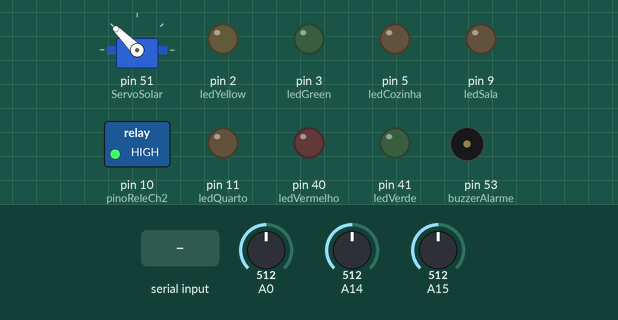
This sketch was run on a simulated Arduino Mega 2560, built with avr-gcc and run on an emulated ATmega2560. On the bench: servo, switched loads named in the sketch (green lamp = pin HIGH), output pins drawn as LEDs (lit = HIGH), buzzer (waves = sounding, pin HIGH). The inputs (shaded band) are chosen by the test bench; at power-on: A0 = 512, A14 = 512, A15 = 512. Pins used as bus, display or sensor lines are not drawn.

Above: at 1.2 s.
1.3 s: A0 set to 643
3.2 s: A0 set to 657
At 4.6 s:
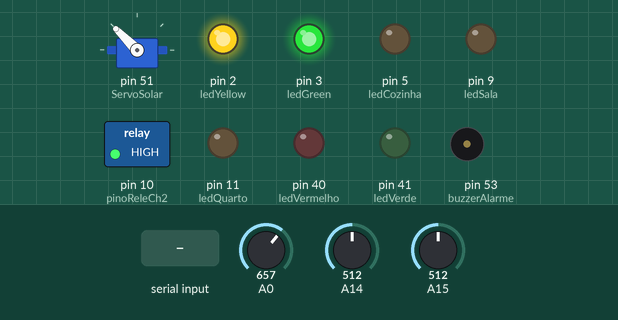
5.5 s: A14 set to 209
7.2 s: A14 set to 190
At 8.9 s:
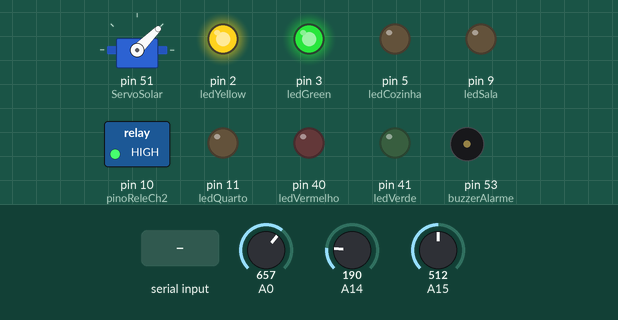
9.5 s: "1" received over Serial
At 10.5 s:
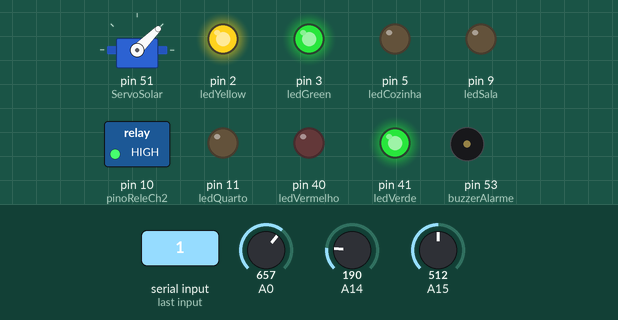
11.5 s: "2" received over Serial
At 13.2 s:
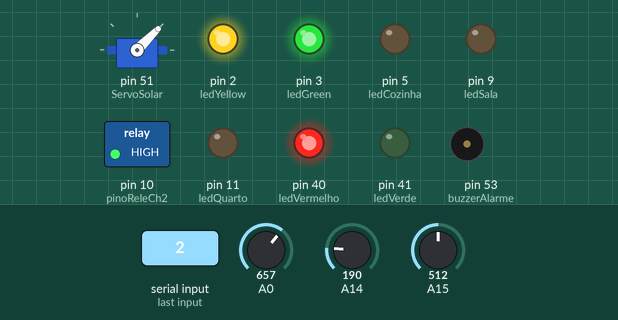
Timing chart, 0 to 14.5 s (numbered marks = the images above; inputs shaded):
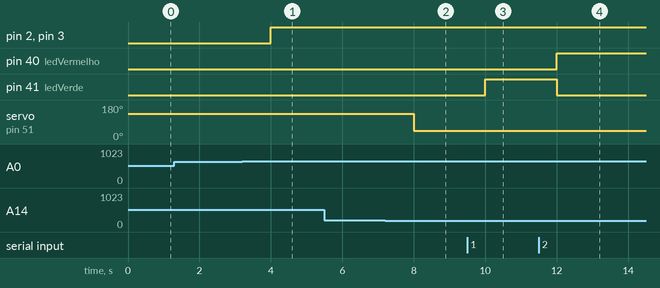

The sketch:

arduino.ino
```cpp
#include <Servo.h>

//RECONHECIMENTO
int ledVerde=41;
int ledVermelho=40;

//SALA
int ledSala=9;

//ACADEMIA
const int pinoReleCh2 = 10;

//COZINHA
int ledCozinha=5;

// ALARME
int buzzerAlarme = 53;

//ENERGIA
float ldrEsq = A14;
float ldrDir = A15;
Servo ServoSolar;

//QUARTO
int ledQuarto = 11;

//PISCINA
int ledRed = 1;
int ledYellow = 2;
int ledGreen = 3;

void setup() {
  //RECONHECIMENTO
  pinMode (ledVermelho, OUTPUT);
  pinMode (ledVerde, OUTPUT);

  //SALA
  pinMode (ledSala, OUTPUT);

  //Academia
  pinMode(pinoReleCh2, OUTPUT); //DEFINE O PINO COMO SAÍDA
  digitalWrite(pinoReleCh2, HIGH); //MÓDULO RELÉ INICIA DESLIGADO

  //COZINHA
  pinMode (ledCozinha, OUTPUT);
  digitalWrite(ledCozinha, LOW);

  //ALARME
  pinMode(buzzerAlarme, OUTPUT);

  //ENERGIA
  ServoSolar.attach(51);
  pinMode(A14, INPUT);
  pinMode(A15, INPUT);
  ServoSolar.write(90);

  //QUARTO
  pinMode(ledQuarto, OUTPUT);

  //PISCINA
  pinMode (ledRed, OUTPUT);
  pinMode (ledYellow, OUTPUT);
  pinMode (ledGreen, OUTPUT);

  Serial.begin(9600);
}

void loop() {
    char command = Serial.read();
      switch (command) {
        case '1':
          digitalWrite(ledVerde, HIGH);
          digitalWrite(ledVermelho, LOW);
          break;
        case '2':
          digitalWrite(ledVerde, LOW);
          digitalWrite(ledVermelho, HIGH);
          break;
        case '3':
          digitalWrite(ledSala, HIGH);
          break;
        case '4':
          digitalWrite(ledSala, LOW);
          break;
        case '5'://ligar ventilador
            digitalWrite(pinoReleCh2, LOW);
            break;
        case '6'://desligar ventilador
            digitalWrite(pinoReleCh2, HIGH);
            break;
        case '7':
          digitalWrite(ledCozinha, HIGH);
          break;
        case '8':
          digitalWrite(ledCozinha, LOW);
          break;
        case '9' :
          for(int tom=600; tom<1200 ; tom ++){
            delay(5);
            tone(buzzerAlarme, tom);
          }
          for(int tom=1200; tom>600 ; tom --){
            delay(5);
            tone(buzzerAlarme, tom);
          }
          break;
        case 'C':
          digitalWrite(ledQuarto, HIGH);
          break;

        case 'D':
          digitalWrite(ledQuarto, LOW);
          break;

        case '0':
          noTone(buzzerAlarme);
          break;
        default:
          printf("opcao inválido");
          break;
      }

      //PISCINA SEMPRE ATIVA
      int value = analogRead(A0);
      if (value > 650){
        digitalWrite(ledGreen, HIGH);
        digitalWrite(ledYellow, HIGH);
        digitalWrite(ledRed, HIGH);

      }
      if ((value >= 400 && value <= 500)) {
        digitalWrite(ledGreen, LOW);
        digitalWrite(ledYellow, HIGH);
        digitalWrite(ledRed, HIGH);

      }
      if (value < 300){
        digitalWrite(ledGreen, LOW);
        digitalWrite(ledYellow, LOW);
        digitalWrite(ledRed, HIGH);
      }

      // ENERGIA SOLAR SEMPRE ATIVA
      ldrEsq = analogRead(A14);
      ldrDir = analogRead(A15);
      if(ldrEsq >= 200){
          ServoSolar.write(135);
          delay(1000);
      }
      else if(ldrDir >= 200){
          ServoSolar.write(45);
          delay(1000);
      }
}
```

Measured:
- the behaviour switches between 650 and 651 on A0 (found by bisection; images 0 and 1)
- the behaviour switches between 200 and 199 on A14 (found by bisection; images 1 and 2)
- after the input at 1.3 s, every drawn part: stays the same
- after the input at 3.2 s, pin 2 (ledYellow), pin 3 (ledGreen): LOW → HIGH after 0.80 s
- after the input at 5.5 s, every drawn part: stays the same
- after the input at 7.2 s, servo on pin 51 (ServoSolar): 135° → 45° after 0.80 s
- after the input at 9.5 s, pin 41 (ledVerde): LOW → HIGH after 0.50 s
- after the input at 11.5 s, pin 40 (ledVermelho): LOW → HIGH after 0.51 s; pin 41 (ledVerde): HIGH → LOW after 0.51 s
